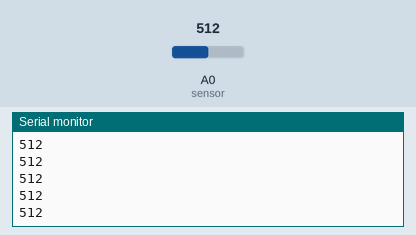
A sketch run on a simulated Arduino Uno, built with avr-gcc and run on an emulated ATmega328P. Shown: the last lines printed to the serial monitor. The inputs (shaded band) are chosen by the test bench; at power-on: A0 (sensor) = 512.

Above: at 1.2 s.
1.3 s: A0 (sensor) set to 716
At 1.31 s:
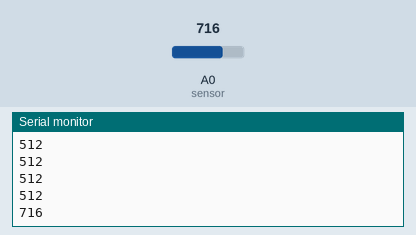
2.8 s: A0 (sensor) set to 900
At 3.21 s:
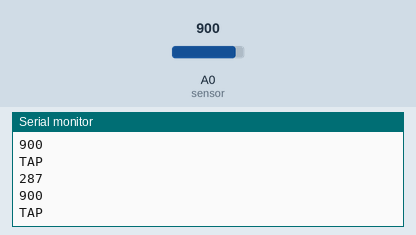
Timing chart, 0 to 5.8 s (numbered marks = the images above; inputs shaded):
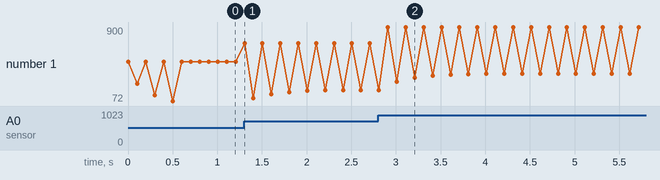

The sketch:

watersensors.ino
```cpp
// Sample Code
int sensor = 0; // Analog in
int val =0; // Current reading for analog pin
int avg; // Running average of the wave amplitude
int MIDPOINT = 520; // Base reading

void setup() {
  Serial.begin(115200);
  avg = MIDPOINT; // set average at midpoint
}

void loop() {
  val = analogRead(sensor);
  Serial.println(val);
  delay(100);

  // Compute wave amplittue
  if (val > MIDPOINT) {
    val = val - MIDPOINT;
  } else {
    val = MIDPOINT - val;
  }

  // compute running average fr the amplitute
  avg = (avg * 0.5) + (val * 0.5);

  if (avg > 50) {
    // vibration detected!
    Serial.println("TAP");
    Serial.println(avg);
    delay(100); // delay to ensure Serial port is not overloaded
  }
}
```

Measured:
- after the input at 1.3 s, the serial monitor: prints a new line at once (image 1)
- after the input at 2.8 s, the serial monitor: prints a new line after 0.11 s (image 2)
- plotted number 1: 512 → 716 after the input at 1.3 s, 716 → 379 after the input at 2.8 s
